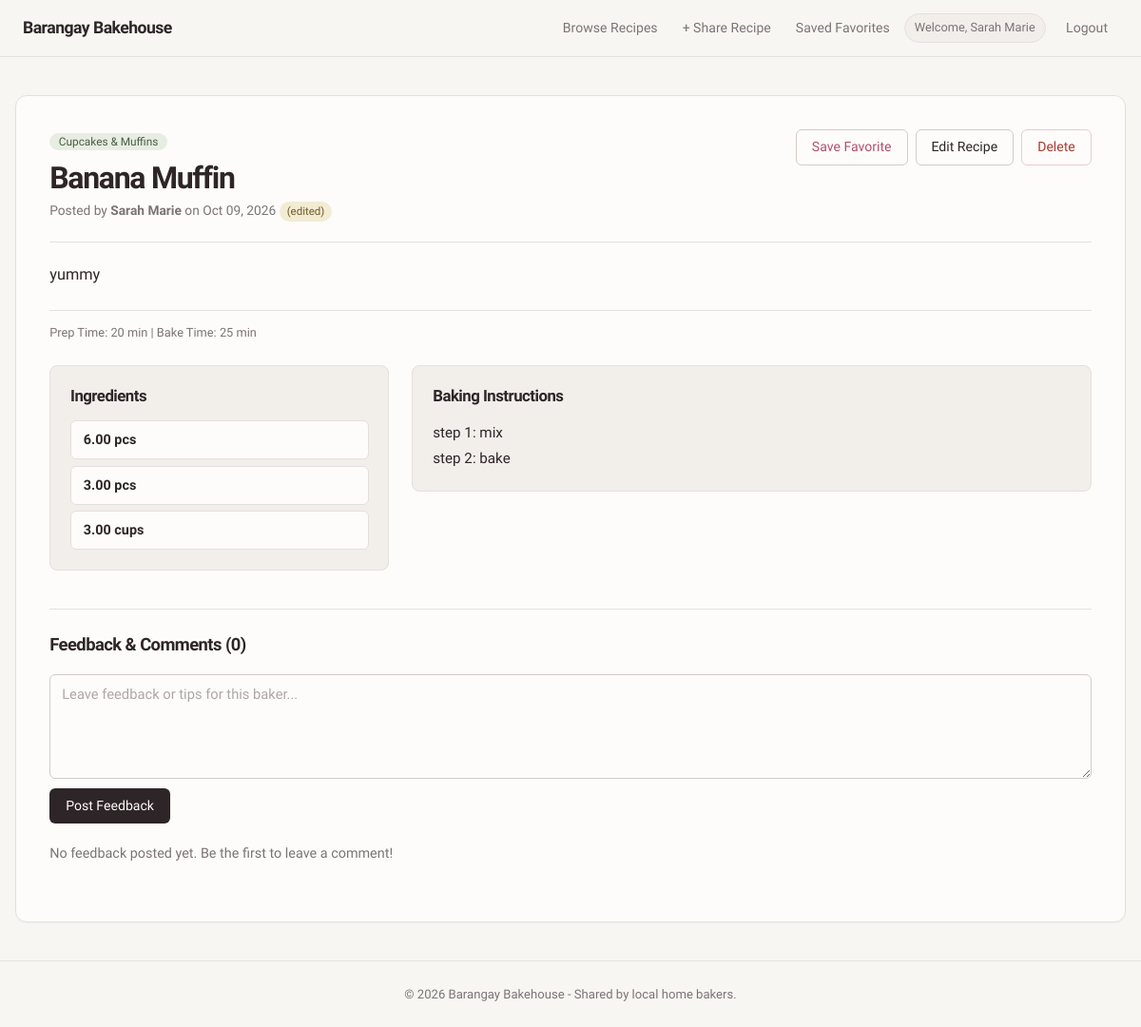
Page /recipe_detail.php?id=1 (signed in) on the committed database.
### tables this page shows
CREATE TABLE `recipes` (
  `id` int(11) NOT NULL,
  `user_id` int(11) NOT NULL,
  `category_id` int(11) NOT NULL,
  `title` varchar(150) NOT NULL,
  `description` text NOT NULL,
  `servings` int(11) NOT NULL DEFAULT 4,
  `prep_time` int(11) NOT NULL DEFAULT 15,
  `bake_time` int(11) NOT NULL DEFAULT 30,
  `instructions` text NOT NULL,
  `created_at` timestamp NOT NULL DEFAULT current_timestamp(),
  `updated_at` timestamp NOT NULL DEFAULT current_timestamp() ON UPDATE current_timestamp()
);

CREATE TABLE `categories` (
  `id` int(11) NOT NULL,
  `name` varchar(50) NOT NULL,
  `description` text DEFAULT NULL,
  `created_at` timestamp NOT NULL DEFAULT current_timestamp()
);

CREATE TABLE `ingredients` (
  `id` int(11) NOT NULL,
  `recipe_id` int(11) NOT NULL,
  `item_name` varchar(100) NOT NULL,
  `quantity` decimal(8,2) NOT NULL,
  `unit` varchar(30) NOT NULL,
  `created_at` timestamp NOT NULL DEFAULT current_timestamp()
);

### db.php (called while the page is built, shortened)
<?php
function isLoggedIn() {
    return isset($_SESSION['user_id']);
}
function sanitize($data) {
    return htmlspecialchars(trim($data), ENT_QUOTES, 'UTF-8');
}
?>

### recipe_detail.php (the view, shortened to what this page needs)
<?php
require_once 'db.php';
$recipeId = (int)($_GET['id'] ?? 0);
$userId   = $_SESSION['user_id'];
$stmt = $pdo->prepare("SELECT r.*, c.name AS category_name, CONCAT(u.first_name, ' ', u.last_name) AS author_name
                       FROM recipes r
                       JOIN categories c ON r.category_id = c.id
                       JOIN users u ON r.user_id = u.id
                       WHERE r.id = ?");
$stmt->execute([$recipeId]);
$recipe = $stmt->fetch();
$ingStmt = $pdo->prepare("SELECT * FROM ingredients WHERE recipe_id = ? ORDER BY id ASC");
$ingStmt->execute([$recipeId]);
$ingredients = $ingStmt->fetchAll();
$comStmt = $pdo->prepare("SELECT c.*, CONCAT(u.first_name, ' ', u.last_name) AS commenter_name
                          FROM comments c
                          JOIN users u ON c.user_id = u.id
                          WHERE c.recipe_id = ?
                          ORDER BY c.created_at DESC");
$comStmt->execute([$recipeId]);
$comments = $comStmt->fetchAll();
$favCheck = $pdo->prepare("SELECT id FROM favorites WHERE user_id = ? AND recipe_id = ?");
$favCheck->execute([$userId, $recipeId]);
$isFav = (bool)$favCheck->fetch();
$isOwner = ($recipe['user_id'] == $userId);
?>
<!DOCTYPE html>
<html lang="en">
<head>
    <link rel="stylesheet" href="assets/css/style.css">
</head>
<body>
<?php require_once 'nav.php'; ?>
<main class="main-wrapper">
    <div class="recipe-detail-container">
        <div class="recipe-detail-header">
            <div>
                <span class="category-badge"><?= sanitize($recipe['category_name']) ?></span>
                <h1><?= sanitize($recipe['title']) ?></h1>
                <p class="author-meta">
                    Posted by <strong><?= sanitize($recipe['author_name']) ?></strong> on <?= date('M d, Y', strtotime($recipe['created_at'])) ?>
                    <?php if ($recipe['updated_at'] > $recipe['created_at']): ?>
                        <span class="edited-tag">(edited)</span>
                    <?php endif; ?>
                </p>
            </div>
            <div class="action-buttons">
                <button type="button" id="favBtn" data-id="<?= $recipeId ?>" class="btn btn-fav <?= $isFav ? 'btn-fav-active' : '' ?>">
                    <?= $isFav ? 'Saved' : 'Save Favorite' ?>
                </button>
                <?php if ($isOwner): ?>
                    <a href="edit_recipe.php?id=<?= $recipeId ?>" class="btn btn-secondary">Edit Recipe</a>
                    <a href="delete_recipe.php?id=<?= $recipeId ?>" class="btn btn-danger" onclick="return confirm('Are you sure you want to delete this recipe?');">Delete</a>
                <?php endif; ?>
            </div>
        </div>
        <p class="recipe-desc"><?= sanitize($recipe['description']) ?></p>
        <div class="meta-info mb-20">
            <span>Prep Time: <?= (int)$recipe['prep_time'] ?> min | Bake Time: <?= (int)$recipe['bake_time'] ?> min</span>
        </div>
        <div class="recipe-content-grid">
            <div class="ingredients-card">
                <h3>Ingredients</h3>
                <ul class="ingredients-list">
                    <?php foreach ($ingredients as $ing):
                        $ingName = $ing['name'] ?? $ing['ingredient_name'] ?? $ing['ingredient'] ?? '';
                        $ingQty  = $ing['quantity'] ?? $ing['qty'] ?? 0;
                        $ingUnit = $ing['unit'] ?? '';
                    ?>
                        <li>
                            <strong><?= number_format((float)$ingQty, 2) ?> <?= sanitize($ingUnit) ?></strong> <?= sanitize($ingName) ?>
                        </li>
                    <?php endforeach; ?>
                </ul>
            </div>
            <div class="instructions-card">
                <h3>Baking Instructions</h3>
                <div class="instructions-body">
                    <?= nl2br(sanitize($recipe['instructions'])) ?>
                </div>
            </div>
        </div>
        <section class="comments-section">
            <h3>Feedback & Comments (<?= count($comments) ?>)</h3>
            <form method="POST" action="comment.php" class="mt-20">
                <div class="form-group">
                    <textarea name="content" rows="3" placeholder="Leave feedback or tips for this baker..." required></textarea>
                </div>
                <button type="submit" class="btn btn-primary mt-10">Post Feedback</button>
            </form>
            <div class="comments-list mt-20">
                <?php if (empty($comments)): ?>
                    <p class="subtitle mt-10">No feedback posted yet. Be the first to leave a comment!</p>
                <?php endif; ?>
            </div>
        </section>
    </div>
</main>
<footer class="footer">
    <p>&copy; <?= date('Y') ?> Barangay Bakehouse - Shared by local home bakers.</p>
</footer>
</body>
</html>

### nav.php (shortened to what this page needs)
<?php
require_once 'db.php';
$currentPage = basename($_SERVER['PHP_SELF']);
$userName    = isset($_SESSION['name']) ? sanitize($_SESSION['name']) : 'Member';
?>
<nav class="navbar">
    <div class="nav-container">
        <a href="index.php" class="brand-logo">Barangay Bakehouse</a>
        <?php if (isLoggedIn()): ?>
            <div class="nav-links">
                <a href="index.php" class="<?= $currentPage === 'index.php' ? 'active' : '' ?>">Browse Recipes</a>
                <a href="create_recipe.php" class="<?= $currentPage === 'create_recipe.php' ? 'active' : '' ?>">+ Share Recipe</a>
                <a href="favorites.php" class="<?= $currentPage === 'favorites.php' ? 'active' : '' ?>">Saved Favorites</a>
                <span class="user-welcome">Welcome, <?= $userName ?></span>
                <a href="logout.php" class="btn-logout">Logout</a>
            </div>
        <?php endif; ?>
    </div>
</nav>

### rows in the picture
recipes: category.name "Cupcakes & Muffins", title "Banana Muffin", created_at "Oct 09, 2026", description "yummy", prep_time "20", bake_time "25", instructions "step 1: mix step 2: bake"
ingredients: quantity "6.00", unit "pcs"
ingredients: quantity "3.00", unit "pcs"
ingredients: quantity "3.00", unit "cups"

### other values in the picture
$userName "Sarah Marie"
$recipe['author_name'] "Sarah Marie"
count($comments) "0"
